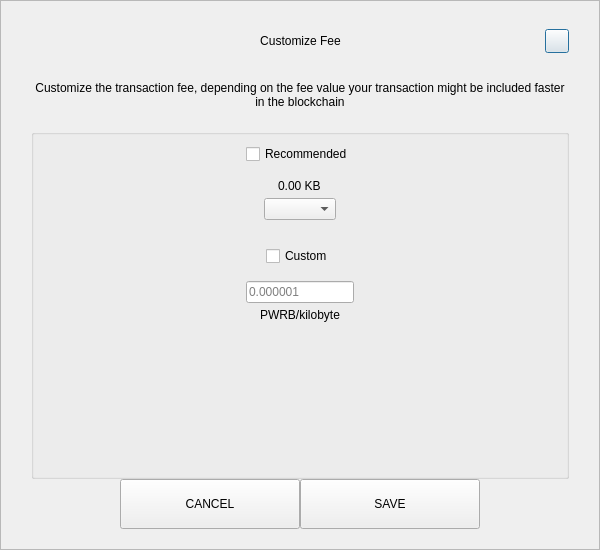
<?xml version="1.0" encoding="UTF-8"?>
<ui version="4.0">
 <class>SendCustomFeeDialog</class>
 <widget class="QDialog" name="SendCustomFeeDialog">
  <property name="geometry">
   <rect>
    <x>0</x>
    <y>0</y>
    <width>600</width>
    <height>550</height>
   </rect>
  </property>
  <property name="windowTitle">
   <string>Form</string>
  </property>
  <layout class="QVBoxLayout" name="verticalLayout_3">
   <property name="spacing">
    <number>0</number>
   </property>
   <property name="leftMargin">
    <number>0</number>
   </property>
   <property name="topMargin">
    <number>0</number>
   </property>
   <property name="rightMargin">
    <number>0</number>
   </property>
   <property name="bottomMargin">
    <number>0</number>
   </property>
   <item>
    <widget class="QFrame" name="frame">
     <property name="styleSheet">
      <string notr="true"/>
     </property>
     <property name="frameShape">
      <enum>QFrame::StyledPanel</enum>
     </property>
     <property name="frameShadow">
      <enum>QFrame::Raised</enum>
     </property>
     <layout class="QVBoxLayout" name="verticalLayout_2">
      <property name="spacing">
       <number>0</number>
      </property>
      <property name="leftMargin">
       <number>30</number>
      </property>
      <property name="topMargin">
       <number>20</number>
      </property>
      <property name="rightMargin">
       <number>30</number>
      </property>
      <property name="bottomMargin">
       <number>20</number>
      </property>
      <item>
       <layout class="QHBoxLayout" name="horizontalLayout_3">
        <property name="spacing">
         <number>0</number>
        </property>
        <item>
         <spacer name="horizontalSpacer_21">
          <property name="orientation">
           <enum>Qt::Horizontal</enum>
          </property>
          <property name="sizeHint" stdset="0">
           <size>
            <width>40</width>
            <height>20</height>
           </size>
          </property>
         </spacer>
        </item>
        <item>
         <widget class="QLabel" name="labelTitle">
          <property name="minimumSize">
           <size>
            <width>0</width>
            <height>40</height>
           </size>
          </property>
          <property name="maximumSize">
           <size>
            <width>16777215</width>
            <height>40</height>
           </size>
          </property>
          <property name="styleSheet">
           <string notr="true">padding-left:24px;</string>
          </property>
          <property name="text">
           <string>Customize Fee</string>
          </property>
          <property name="alignment">
           <set>Qt::AlignCenter</set>
          </property>
          <property name="margin">
           <number>7</number>
          </property>
         </widget>
        </item>
        <item>
         <spacer name="horizontalSpacer">
          <property name="orientation">
           <enum>Qt::Horizontal</enum>
          </property>
          <property name="sizeHint" stdset="0">
           <size>
            <width>40</width>
            <height>20</height>
           </size>
          </property>
         </spacer>
        </item>
        <item>
         <widget class="QPushButton" name="btnEsc">
          <property name="minimumSize">
           <size>
            <width>24</width>
            <height>24</height>
           </size>
          </property>
          <property name="maximumSize">
           <size>
            <width>24</width>
            <height>24</height>
           </size>
          </property>
          <property name="text">
           <string/>
          </property>
         </widget>
        </item>
       </layout>
      </item>
      <item>
       <spacer name="verticalSpacer_2">
        <property name="orientation">
         <enum>Qt::Vertical</enum>
        </property>
        <property name="sizeType">
         <enum>QSizePolicy::Fixed</enum>
        </property>
        <property name="sizeHint" stdset="0">
         <size>
          <width>20</width>
          <height>20</height>
         </size>
        </property>
       </spacer>
      </item>
      <item>
       <widget class="QLabel" name="labelMessage">
        <property name="text">
         <string>Customize the transaction fee, depending on the fee value your transaction might be included faster in the blockchain</string>
        </property>
        <property name="alignment">
         <set>Qt::AlignCenter</set>
        </property>
        <property name="wordWrap">
         <bool>true</bool>
        </property>
       </widget>
      </item>
      <item>
       <spacer name="verticalSpacer_3">
        <property name="orientation">
         <enum>Qt::Vertical</enum>
        </property>
        <property name="sizeType">
         <enum>QSizePolicy::Fixed</enum>
        </property>
        <property name="sizeHint" stdset="0">
         <size>
          <width>20</width>
          <height>20</height>
         </size>
        </property>
       </spacer>
      </item>
      <item>
       <widget class="QGroupBox" name="groupBox">
        <property name="title">
         <string/>
        </property>
        <layout class="QVBoxLayout" name="verticalLayout">
         <property name="leftMargin">
          <number>12</number>
         </property>
         <property name="rightMargin">
          <number>12</number>
         </property>
         <item>
          <layout class="QVBoxLayout" name="verticalLayout_4">
           <property name="spacing">
            <number>5</number>
           </property>
           <item alignment="Qt::AlignHCenter">
            <widget class="QCheckBox" name="checkBoxRecommended">
             <property name="text">
              <string>Recommended</string>
             </property>
            </widget>
           </item>
           <item>
            <spacer name="verticalSpacer_5">
             <property name="orientation">
              <enum>Qt::Vertical</enum>
             </property>
             <property name="sizeType">
              <enum>QSizePolicy::Fixed</enum>
             </property>
             <property name="sizeHint" stdset="0">
              <size>
               <width>20</width>
               <height>10</height>
              </size>
             </property>
            </spacer>
           </item>
           <item alignment="Qt::AlignHCenter">
            <widget class="QLabel" name="labelFee">
             <property name="text">
              <string>0.00 KB</string>
             </property>
            </widget>
           </item>
           <item alignment="Qt::AlignHCenter">
            <widget class="QComboBox" name="comboBoxRecommended"/>
           </item>
          </layout>
         </item>
         <item>
          <spacer name="verticalSpacer">
           <property name="orientation">
            <enum>Qt::Vertical</enum>
           </property>
           <property name="sizeType">
            <enum>QSizePolicy::Fixed</enum>
           </property>
           <property name="sizeHint" stdset="0">
            <size>
             <width>20</width>
             <height>20</height>
            </size>
           </property>
          </spacer>
         </item>
         <item>
          <layout class="QVBoxLayout" name="verticalLayout_5">
           <property name="spacing">
            <number>5</number>
           </property>
           <item alignment="Qt::AlignHCenter">
            <widget class="QCheckBox" name="checkBoxCustom">
             <property name="text">
              <string>Custom</string>
             </property>
            </widget>
           </item>
           <item>
            <spacer name="verticalSpacer_6">
             <property name="orientation">
              <enum>Qt::Vertical</enum>
             </property>
             <property name="sizeType">
              <enum>QSizePolicy::Fixed</enum>
             </property>
             <property name="sizeHint" stdset="0">
              <size>
               <width>20</width>
               <height>10</height>
              </size>
             </property>
            </spacer>
           </item>
           <item alignment="Qt::AlignHCenter">
            <widget class="QLineEdit" name="lineEditCustomFee">
             <property name="placeholderText">
              <string notr="true">0.000001</string>
             </property>
            </widget>
           </item>
           <item alignment="Qt::AlignHCenter">
            <widget class="QLabel" name="labelCustomFee">
             <property name="text">
              <string>PWRB/kilobyte</string>
             </property>
            </widget>
           </item>
          </layout>
         </item>
         <item>
          <spacer name="verticalSpacer_4">
           <property name="orientation">
            <enum>Qt::Vertical</enum>
           </property>
           <property name="sizeHint" stdset="0">
            <size>
             <width>20</width>
             <height>40</height>
            </size>
           </property>
          </spacer>
         </item>
        </layout>
       </widget>
      </item>
      <item>
       <layout class="QHBoxLayout" name="horizontalLayout" stretch="1,2,2,1">
        <item>
         <spacer name="horizontalSpacer1">
          <property name="orientation">
           <enum>Qt::Horizontal</enum>
          </property>
          <property name="sizeHint" stdset="0">
           <size>
            <width>40</width>
            <height>20</height>
           </size>
          </property>
         </spacer>
        </item>
        <item>
         <widget class="QPushButton" name="btnCancel">
          <property name="minimumSize">
           <size>
            <width>180</width>
            <height>50</height>
           </size>
          </property>
          <property name="focusPolicy">
           <enum>Qt::NoFocus</enum>
          </property>
          <property name="text">
           <string>CANCEL</string>
          </property>
         </widget>
        </item>
        <item>
         <widget class="QPushButton" name="btnSave">
          <property name="minimumSize">
           <size>
            <width>180</width>
            <height>50</height>
           </size>
          </property>
          <property name="focusPolicy">
           <enum>Qt::NoFocus</enum>
          </property>
          <property name="text">
           <string>SAVE</string>
          </property>
         </widget>
        </item>
        <item>
         <spacer name="horizontalSpacer_2">
          <property name="orientation">
           <enum>Qt::Horizontal</enum>
          </property>
          <property name="sizeHint" stdset="0">
           <size>
            <width>40</width>
            <height>20</height>
           </size>
          </property>
         </spacer>
        </item>
       </layout>
      </item>
     </layout>
    </widget>
   </item>
  </layout>
 </widget>
 <resources/>
 <connections/>
</ui>
